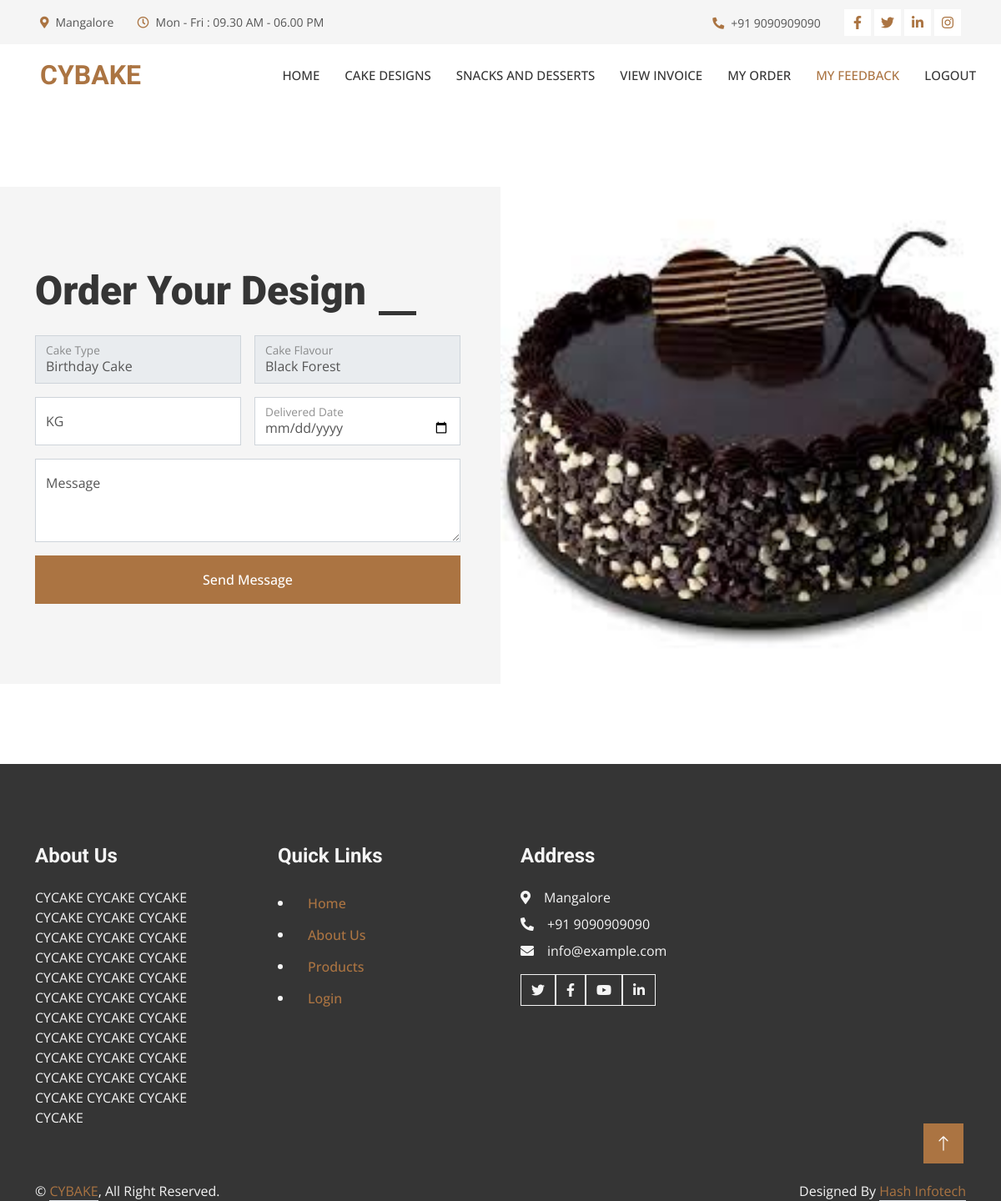
The page /userpage/orderdesign.php?id=1 (signed in) on the database its author committed.
### tables this page shows
CREATE TABLE `product` (
  `id` int(100) NOT NULL,
  `cat` varchar(100) NOT NULL,
  `flavour` varchar(100) NOT NULL,
  `halfkg` varchar(100) NOT NULL,
  `onekg` varchar(100) NOT NULL,
  `descr` varchar(100) NOT NULL,
  `image` varchar(100) NOT NULL
);

### userpage/orderdesign.php (the view, shortened to what this page needs)
<?php
if(isset($_SESSION['cakeuser']))
{
	if(isset($_GET['id']))
	{
		$id=$_GET['id'];
	}
?>
<!DOCTYPE html>
<html lang="en">
<head>
    <link href="https://cdnjs.cloudflare.com/ajax/libs/font-awesome/5.10.0/css/all.min.css" rel="stylesheet">
    <link href="https://cdn.jsdelivr.net/npm/bootstrap-icons@1.4.1/font/bootstrap-icons.css" rel="stylesheet">
    <link href="lib/animate/animate.min.css" rel="stylesheet">
    <link href="lib/owlcarousel/assets/owl.carousel.min.css" rel="stylesheet">
    <link href="lib/lightbox/css/lightbox.min.css" rel="stylesheet">
    <link href="css/bootstrap.min.css" rel="stylesheet">
    <link href="css/style.css" rel="stylesheet">
</head>
<body>
    <div class="container-fluid bg-light p-0">
        <div class="row gx-0 d-none d-lg-flex">
            <div class="col-lg-7 px-5 text-start">
                <div class="h-100 d-inline-flex align-items-center py-3 me-4">
                    <small class="fa fa-map-marker-alt text-primary me-2"></small>
                    <small>Mangalore</small>
                </div>
                <div class="h-100 d-inline-flex align-items-center py-3">
                    <small class="far fa-clock text-primary me-2"></small>
                    <small>Mon - Fri : 09.30 AM - 06.00 PM</small>
                </div>
            </div>
            <div class="col-lg-5 px-5 text-end">
                <div class="h-100 d-inline-flex align-items-center py-3 me-4">
                    <small class="fa fa-phone-alt text-primary me-2"></small>
                    <small>+91 9090909090</small>
                </div>
                <div class="h-100 d-inline-flex align-items-center">
                    <a class="btn btn-sm-square bg-white text-primary me-1" href=""><i class="fab fa-facebook-f"></i></a>
                    <a class="btn btn-sm-square bg-white text-primary me-1" href=""><i class="fab fa-twitter"></i></a>
                    <a class="btn btn-sm-square bg-white text-primary me-1" href=""><i class="fab fa-linkedin-in"></i></a>
                    <a class="btn btn-sm-square bg-white text-primary me-0" href=""><i class="fab fa-instagram"></i></a>
                </div>
            </div>
        </div>
    </div>
    <nav class="navbar navbar-expand-lg bg-white navbar-light sticky-top p-0">
        <a href="index.php" class="navbar-brand d-flex align-items-center px-4 px-lg-5">
            <h2 class="m-0 text-primary">CYBAKE</h2>
        </a>
        <div class="collapse navbar-collapse" id="navbarCollapse">
            <div class="navbar-nav ms-auto p-4 p-lg-0">
                <a href="index.php" class="nav-item nav-link">Home</a>
                <a href="product.php" class="nav-item nav-link ">Cake Designs</a>
                <a href="snacks.php" class="nav-item nav-link">Snacks and Desserts</a>
				<a href="cart.php" class="nav-item nav-link">View Invoice </a>
				<a href="myorder.php" class="nav-item nav-link">My Order</a>
                <a href="contact.php" class="nav-item nav-link active">My Feedback</a>
				<a href="logout.php" class="nav-item nav-link">LOGOUT</a>
        </div>
    </nav>
    <div class="container-fluid bg-light overflow-hidden px-lg-0" style="margin: 6rem 0;">
        <div class="container contact px-lg-0">
            <div class="row g-0 mx-lg-0">
                <div class="col-lg-6 contact-text py-5 wow fadeIn" data-wow-delay="0.5s">
                    <div class="p-lg-5 ps-lg-0">
                        <div class="section-title text-start">
                            <h1 class="display-5 mb-4">Order Your Design</h1>
                        </div>
            <?php
			include 'config.php';
			$sql1="select * from product where id='".$id."'";
			$result1=mysqli_query($con,$sql1);
			$num1=mysqli_num_rows($result1);
			if($num1>0)
			{
				while($row1=mysqli_fetch_array($result1))
				{
					$cat=$row1[1];
					$flavour=$row1[2];
					$image=$row1[6];
				}
			}
			?>
                        <form action="#" method="POST">
                            <div class="row g-3">
                                <div class="col-md-6">
                                    <div class="form-floating">
                                        <input type="text" value="<?php echo $cat; ?>" name="cat" class="form-control" id="name" placeholder="Your Name" readonly>
                                        <label for="name">Cake Type</label>
                                    </div>
                                </div>
								<div class="col-md-6">
                                    <div class="form-floating">
                                        <input type="text" value="<?php echo $flavour; ?>" name="flavour" class="form-control" id="name" placeholder="Your Name" readonly>
                                        <label for="name">Cake Flavour</label>
                                    </div>
                                </div>
								<div class="col-md-6">
                                    <div class="form-floating">
                                        <input type="text" name="kg" class="form-control" id="name" placeholder="Your Name">
                                        <label for="name">KG</label>
                                    </div>
                                </div>
								<div class="col-md-6">
                                    <div class="form-floating">
                                        <input type="date" name="ddate" class="form-control" id="name" placeholder="Your Name" value="" >
                                        <label for="name">Delivered Date</label>
                                    </div>
                                </div>
                                <div class="col-12">
                                    <div class="form-floating">
                                        <textarea class="form-control" name="message" placeholder="Leave a message here" id="message" style="height: 100px"></textarea>
                                        <label for="message">Message</label>
                                    </div>
                                </div>
                                <div class="col-12">
                                    <button name="add" class="btn btn-primary w-100 py-3"  type="submit">Send Message</button>
                                </div>
                            </div>
                    </div>
                </div>
                <div class="col-lg-6 pe-lg-0" style="min-height: 400px;">
                    <div class="position-relative h-100">
					<img class="img-fluid position-absolute w-100 h-100" src="../admin/image/<?php echo $image; ?>" alt="" style="object-fit: cover;" frameborder="0" allowfullscreen="" aria-hidden="false"
                        tabindex="0">
                    </div>
                </div>
            </div>
        </div>
    </div>
	    <div class="container-fluid bg-dark text-light footer mt-5 pt-5 wow fadeIn" data-wow-delay="0.1s">
        <div class="container py-5">
            <div class="row g-5">
				<div class="col-lg-3 col-md-6">
                    <h4 class="text-light mb-4">About Us</h4>
					<p>
					CYCAKE CYCAKE CYCAKE CYCAKE CYCAKE CYCAKE CYCAKE CYCAKE CYCAKE CYCAKE CYCAKE CYCAKE CYCAKE CYCAKE CYCAKE CYCAKE CYCAKE CYCAKE CYCAKE CYCAKE CYCAKE CYCAKE CYCAKE CYCAKE CYCAKE CYCAKE CYCAKE CYCAKE CYCAKE CYCAKE CYCAKE CYCAKE CYCAKE CYCAKE
					</p>
                </div>
                <div class="col-lg-3 col-md-6">
                    <h4 class="text-light mb-4">Quick Links</h4>
					<li><a class="btn btn-link" href="index.php">Home</a></i>
                    <li><a class="btn btn-link" href="about.php">About Us</a></li>
                    <li><a class="btn btn-link" href="product.php">Products</a></li>
                    <li><a class="btn btn-link" href="login.php">Login</a></li>
                </div>
                <div class="col-lg-3 col-md-6">
                    <h4 class="text-light mb-4">Address</h4>
                    <p class="mb-2"><i class="fa fa-map-marker-alt me-3"></i>Mangalore</p>
                    <p class="mb-2"><i class="fa fa-phone-alt me-3"></i>+91 9090909090</p>
                    <p class="mb-2"><i class="fa fa-envelope me-3"></i>info@example.com</p>
                    <div class="d-flex pt-2">
                        <a class="btn btn-outline-light btn-social" href=""><i class="fab fa-twitter"></i></a>
                        <a class="btn btn-outline-light btn-social" href=""><i class="fab fa-facebook-f"></i></a>
                        <a class="btn btn-outline-light btn-social" href=""><i class="fab fa-youtube"></i></a>
                        <a class="btn btn-outline-light btn-social" href=""><i class="fab fa-linkedin-in"></i></a>
                    </div>
                </div>
            </div>
        </div>
        <?php include 'footer.php' ;?>
    </div>
    <a href="#" class="btn btn-lg btn-primary btn-lg-square rounded-0 back-to-top"><i class="bi bi-arrow-up"></i></a>
</body>
</html>
<?php
}
else
{
	echo "<script> location.href='../login.php'; </script>";
}
?>

### userpage/css/style.css (style rules this page uses)
:root { --primary: #AB7442; --light: #F5F5F5; --dark: #353535; }
.back-to-top { position: fixed; display: none; right: 45px; bottom: 45px; z-index: 99; }
.btn { font-weight: 500; transition: .5s; }
.btn.btn-primary, .btn.btn-secondary { color: #FFFFFF; }
.btn-sm-square { width: 32px; height: 32px; }
.btn-lg-square { width: 48px; height: 48px; }
.btn-square, .btn-sm-square, .btn-lg-square { padding: 0; display: flex; align-items: center; justify-content: center; font-weight: normal; }
.navbar-light .navbar-nav .nav-link { margin-right: 30px; padding: 25px 0; color: #FFFFFF; font-size: 15px; font-weight: 500; text-transform: uppercase; outline: none; }
.navbar-light .navbar-nav .nav-link:hover, .navbar-light .navbar-nav .nav-link.active { color: var(--primary); }
.navbar-light .navbar-brand, .navbar-light a.btn { height: 75px; }
.navbar-light .navbar-nav .nav-link { color: var(--dark); font-weight: 500; }
.navbar-light.sticky-top { top: -100px; transition: .5s; }
.section-title h1 { position: relative; display: inline-block; padding: 0 60px; }
.section-title.text-start h1 { padding-left: 0; }
.section-title h1::before, .section-title h1::after { position: absolute; content: ""; width: 45px; height: 5px; bottom: 0; background: var(--dark); }
.section-title h1::before { left: 0; }
.section-title h1::after { right: 0; }
.section-title.text-start h1::before { display: none; }
@media (min-width: 992px) { .container.contact { max-width: 100% !important; } }
@media (min-width: 992px) { .contact-text { padding-left: calc(((100% - 960px) / 2) + .75rem); } }
@media (min-width: 1200px) { .contact-text { padding-left: calc(((100% - 1140px) / 2) + .75rem); } }

### rows shown on the page
product: cat "Birthday Cake", flavour "Black Forest", image (picture)
